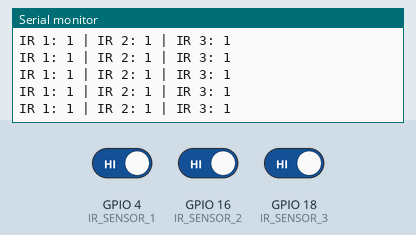
Recording of a sketch running on a simulated ESP32. Shown: the last lines printed to the serial monitor. The inputs (shaded band) are chosen by the test bench; at power-on: GPIO 4 (IR_SENSOR_1) HIGH, GPIO 16 (IR_SENSOR_2) HIGH, GPIO 18 (IR_SENSOR_3) HIGH.

Above: at 1.2 s.
1.3 s: GPIO 4 (IR_SENSOR_1) driven LOW
At 1.56 s:
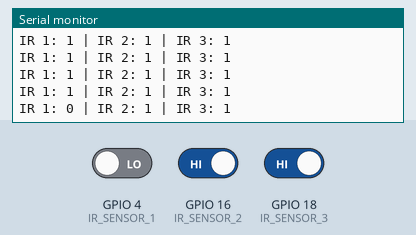
2.8 s: GPIO 16 (IR_SENSOR_2) driven LOW
At 2.96 s:
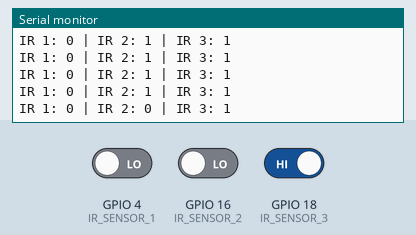
4.3 s: GPIO 18 (IR_SENSOR_3) driven LOW
At 4.56 s:
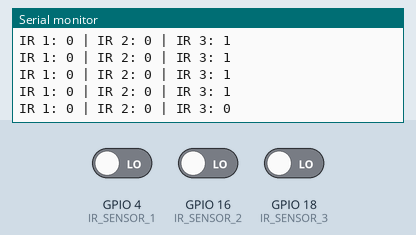
5.8 s: GPIO 4 (IR_SENSOR_1) driven HIGH
At 5.96 s:
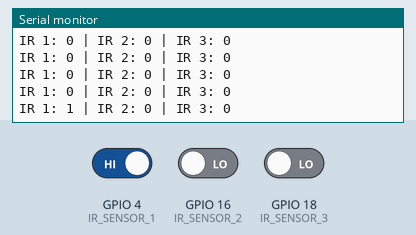
7.3 s: GPIO 16 (IR_SENSOR_2) driven HIGH
At 7.57 s:
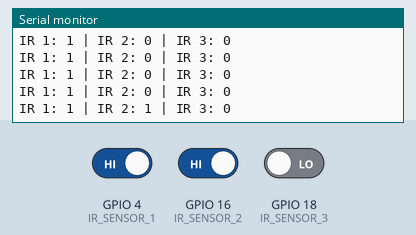

Measured:
- after the input at 1.3 s, the serial monitor: prints a new line after 0.10 s (image 1)
- after the input at 2.8 s, the serial monitor: prints a new line at once (image 2)
- after the input at 4.3 s, the serial monitor: prints a new line after 0.11 s (image 3)
- after the input at 5.8 s, the serial monitor: prints a new line at once (image 4)
- after the input at 7.3 s, the serial monitor: prints a new line after 0.11 s (image 5)

The sketch:

05_Three_Pair_Test.ino
```cpp
// Three-Pair IR Input Test

#define IR_SENSOR_1 4
#define IR_SENSOR_2 16
#define IR_SENSOR_3 18

void setup() {
    Serial.begin(115200);

    pinMode(IR_SENSOR_1, INPUT);
    pinMode(IR_SENSOR_2, INPUT);
    pinMode(IR_SENSOR_3, INPUT);

    Serial.println();
    Serial.println("Three-Pair IR Input Test Started");
    Serial.println("Reading the three receiver outputs.");
}

void loop() {
    int sensor1 = digitalRead(IR_SENSOR_1);
    int sensor2 = digitalRead(IR_SENSOR_2);
    int sensor3 = digitalRead(IR_SENSOR_3);

    Serial.print("IR 1: ");
    Serial.print(sensor1);

    Serial.print(" | IR 2: ");
    Serial.print(sensor2);

    Serial.print(" | IR 3: ");
    Serial.println(sensor3);

    delay(200);
}
```
